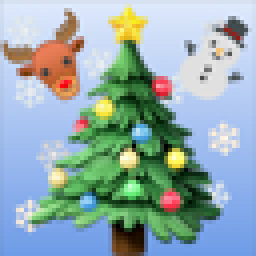
#> input picture data/img_tiny.png, 64 x 64 px, found by its file name (shown 4 times larger)
$ python temp.py
#> lines starting #> are read from the running program, lines starting #| are printed output that depends on the picture
import cv2
import networkx as nx
import numpy as np
from tqdm import tqdm

offset = 2
color_weight = 0.3


def _create_weighted_graph(costMatrix: list):
    """
    完全グラフの合計コストで重み付けした完全グラフを生成する

    Parameters
    ----------
    costMatrix : list
        完全グラフのコスト行列

    Returns
    -------
    graph : networkx.Graph
        重み付き完全グラフ
    """

    # 重み付き完全グラフを初期化して辺を追加
    graph = nx.Graph()
    for i in range(len(costMatrix)):
        for j in range(i + 1, len(costMatrix[i])):
            graph.add_edge(i, j, weight=costMatrix[i][j])

    return graph


def _create_eulerian_path(eulerianGraph: nx.MultiGraph, start: int):
    """
    オイラーグラフからオイラー路を生成する

    Parameters
    ----------
    eulerianGraph : networkx.MultiGraph
        オイラーグラフ
    start : int
        オイラー路のスタート地点

    Returns
    -------
    eulerianPath : list
        オイラー路を辿る頂点の順番のリスト
    """

    # オイラー路の辺リストを生成
    eulerianEdges = list(nx.eulerian_circuit(eulerianGraph, start))

    # オイラー路を辿る頂点の順番のリストを生成
    eulerianPath = [edge[0] for edge in eulerianEdges]
    # オイラー路のスタート地点とゴール地点を一致させる
    eulerianPath.append(eulerianEdges[len(eulerianEdges) - 1][1])

    return eulerianPath


def _create_hamiltonian_path(eulerianPath: list):
    """
    オイラー路からハミルトン閉路を生成する

    Parameters
    ----------
    eulerian_path : list
        オイラー路を辿る頂点の順番のリスト

    Returns
    -------
    hamiltonianPath : list
        ハミルトン閉路を辿る頂点の順番のリスト
    """

    # ハミルトン閉路を辿る頂点の順番のリストを初期化
    hamiltonianPath = []
    # 既出の頂点集合を初期化
    existedVertice = set()
    # オイラー路を辿る各頂点を辿り、2回目以降に現れた頂点は無視する
    for vertex in eulerianPath:
        if vertex not in existedVertice:
            hamiltonianPath.append(vertex)
            existedVertice.add(vertex)

    # ハミルトン閉路のスタート地点とゴール地点を一致させる
    hamiltonianPath.append(eulerianPath[0])

    return hamiltonianPath


def christofides_algorithm(costMatrix: list, start: int):
    """
    Christofidesのアルゴリズムで近似巡回ルートを生成する

    Parameters
    ----------
    costMatrix : list
        完全グラフのコスト行列
    start : int
        近似巡回ルートのスタート地点

    Returns
    -------
    route : list
        近似巡回ルート
    """

    # 1. コスト行列から重み付き完全グラフを生成
    graph = _create_weighted_graph(costMatrix)
    print("Success: Initial graph generation")
    # 2. Primのアルゴリズムで最小全域木を生成
    spanningTree = nx.minimum_spanning_tree(graph, algorithm="prim")
    print("Success: MCT generation with prim")
    # 3. 最小全域木から偶数次数の頂点を除去
    removedGraph = _remove_even_degree_vertices(graph, spanningTree)
    print("Success: Remove vertices with even degree")
    # 4. 除去された最小全域木から最小コストの完全マッチングによるグラフを生成
    matchingGraph = _match_minimal_weight(removedGraph)
    print("Success: Graph generation with min-cost matching")
    # 5. 最小全域木と完全マッチングによるグラフを合体
    mergedGraph = _merge_two_graphs(spanningTree, matchingGraph)
    print("Success: Graph matching")
    # 6. 合体したグラフからオイラー路を生成
    eulerianPath = _create_eulerian_path(mergedGraph, start)
    print("Success: Eulerian generation")
    # 7. オイラー路からハミルトン閉路を生成
    route = _create_hamiltonian_path(eulerianPath)
    print("Success: Hamiltonian generation")
    # 8. ハミルトン閉路を出力して終了
    return route


def _remove_even_degree_vertices(graph: nx.Graph, spanningTree: nx.Graph):
    """
    全域木から偶数次数の頂点をグラフから取り除いた部分ブラフを生成する

    Parameters
    ----------
    graph : networkx.Graph
        グラフ
    spanningTree : networkx.Graph
        全域木

    Returns
    -------
    removedGraph : networkx.Graph
       頂点を取り除いた部分グラフ
    """

    # 引数のグラフからコピーして初期化し、全域木の偶数次数の頂点を削除
    removedGraph = nx.Graph(graph)
    for v in spanningTree:
        if spanningTree.degree[v] % 2 == 0:
            removedGraph.remove_node(v)

    return removedGraph


def _match_minimal_weight(graph: nx.Graph):
    """
    グラフの最小コストの完全マッチングを生成する

    Parameters
    ----------
    graph : networkx.Graph
        グラフ

    Returns
    -------
    matchingGraph : set
        マッチングを構成する辺(2要素のみ持つタプル)のみ持つグラフ
    """

    # グラフの全コストの大小関係を反転させるため、コストの符号を逆にして初期化
    tmpGraph = nx.Graph()
    for edgeData in graph.edges.data():
        tmpGraph.add_edge(edgeData[0], edgeData[1], weight=-edgeData[2]["weight"])
    # ブロッサムアルゴリズムで最大重み最大マッチングを生成
    matching = nx.max_weight_matching(tmpGraph, maxcardinality=True)

    # マッチングを構成するのみ持つグラフの生成
    matchingGraph = nx.Graph()
    for edge in matching:
        matchingGraph.add_edge(
            edge[0], edge[1], weight=graph[edge[0]][edge[1]]["weight"]
        )

    return matchingGraph


def _merge_two_graphs(graph1: nx.Graph, graph2: nx.Graph):
    """
    辺が2重化されていない2つのグラフを合体する

    Parameters
    ----------
    graph1 : networkx.Graph
        1つ目のグラフ
    graph2 : networkx.Graph
        2つ目のグラフ

    Returns
    -------
    mergedGraph : networkx.MultiGraph
        合体したグラフ
    """

    # 合体したグラフを1つ目のグラフからコピーして初期化し、2つ目のグラフの各辺を追加
    mergedGraph = nx.MultiGraph(graph1)
    for edgeData in graph2.edges.data():
        mergedGraph.add_edge(edgeData[0], edgeData[1], weight=edgeData[2]["weight"])

    return mergedGraph


def main():
    img = cv2.imread("data/img_tiny.png")
#> img is the input picture: shape (64, 64, 3); mean B, G, R 173.7, 171.1, 147.4
    num_points = img.shape[0] * img.shape[1]
#> num_points = 4096
    cost_matrix = np.zeros((num_points, num_points))

    for i in tqdm(range(img.shape[0])):
        for j in range(img.shape[1]):
            pos = i + j * img.shape[1]
            for i_ in range(max(0, i - offset), min(i + offset + 1, img.shape[0])):
                for j_ in range(max(0, j - offset), min(j + offset + 1, img.shape[1])):
                    cost_matrix[pos, i_ + j_ * img.shape[1]] = np.sqrt(
                        (i - i_) ** 2 + (j - j_) ** 2
                    ) + color_weight * np.sum(np.abs(img[i, j] - img[i_, j_]))
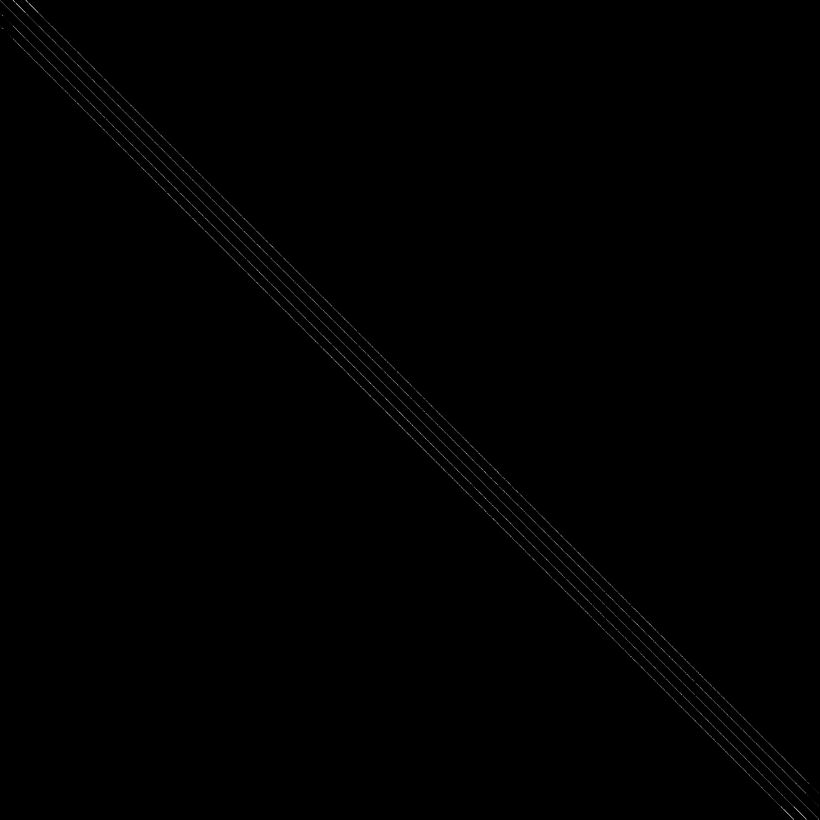
#> cost_matrix: shape (4096, 4096) float64 (shown at 1/5 size); min 0, max 232.3, mean 0.6

    route = christofides_algorithm(cost_matrix, 0)
#> (the run stopped early here; a loop or call above may not have finished)
